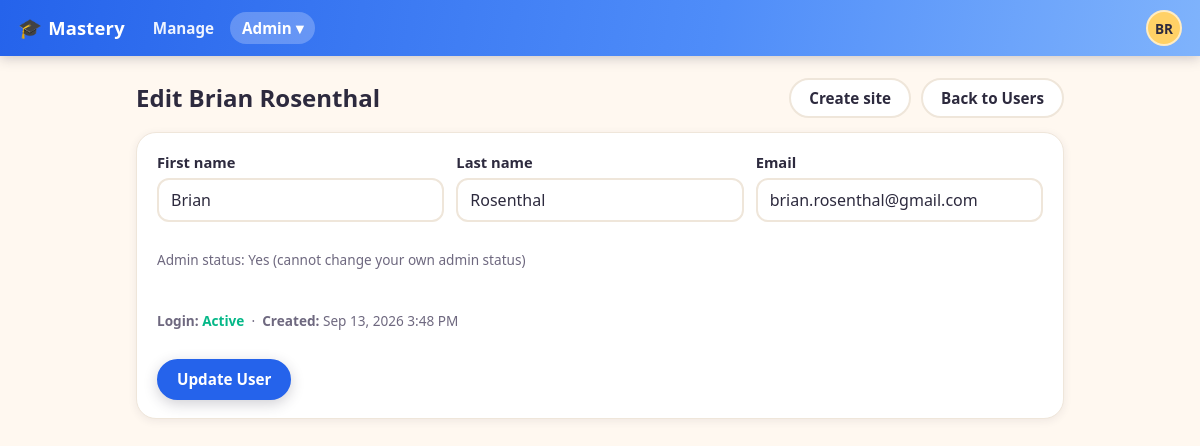
/admin/user_edit.php?id=1 (signed in), run on the app's committed database.
### tables this page shows
CREATE TABLE settings (
  id INT AUTO_INCREMENT PRIMARY KEY,
  key_name VARCHAR(191) NOT NULL UNIQUE,
  value LONGTEXT NULL,
  updated_at DATETIME NOT NULL DEFAULT CURRENT_TIMESTAMP ON UPDATE CURRENT_TIMESTAMP
);

CREATE TABLE users (
  id INT AUTO_INCREMENT PRIMARY KEY,
  first_name VARCHAR(100) NOT NULL,
  last_name VARCHAR(100) NOT NULL,
  email VARCHAR(255) DEFAULT NULL UNIQUE,
  password_hash VARCHAR(255) NOT NULL DEFAULT '',
  is_admin TINYINT(1) NOT NULL DEFAULT 0 COMMENT 'App administrator',
  email_verify_token VARCHAR(64) DEFAULT NULL,
  email_verified_at DATETIME DEFAULT NULL,
  password_reset_token_hash CHAR(64) DEFAULT NULL,
  password_reset_expires_at DATETIME DEFAULT NULL,
  created_at DATETIME NOT NULL DEFAULT CURRENT_TIMESTAMP
);

### partials.php (called while the page is built, shortened)
<?php
require_once __DIR__ . '/config.php';
require_once __DIR__ . '/settings.php';
require_once __DIR__ . '/lib/ApplicationUI.php';
function h($s) {
    return htmlspecialchars($s ?? '', ENT_QUOTES, 'UTF-8');
}
function header_html(string $title): void {
    ApplicationUI::headerHtml($title);
}
function footer_html(): void {
    ApplicationUI::footerHtml();
}

### config.php (called while the page is built, shortened)
<?php
function pdo(): PDO {
    static $pdo = null;
    if ($pdo === null) {
        $dsn = 'mysql:host=' . DB_HOST . ';dbname=' . DB_NAME . ';charset=utf8mb4';
        $options = [
            PDO::ATTR_ERRMODE => PDO::ERRMODE_EXCEPTION,
            PDO::ATTR_DEFAULT_FETCH_MODE => PDO::FETCH_ASSOC,
            PDO::ATTR_EMULATE_PREPARES => false,
        ];
        $pdo = new PDO($dsn, DB_USER, DB_PASS, $options);
    }
    return $pdo;
}
function current_user(): ?array {
    require_once __DIR__ . '/lib/UserManagement.php';
    if (!empty($_SESSION['uid'])) {
        static $user = null;
        if ($user === null) {
            $user = UserManagement::findById((int)$_SESSION['uid']) ?: false;
        }
        return $user ?: null;
    }
    return null;
}
function require_admin(): void {
    $user = current_user();
}

### lib/UserManagement.php (called while the page is built, shortened)
<?php
require_once __DIR__ . '/../config.php';
require_once __DIR__ . '/../settings.php';
class UserManagement {
    private static function pdo(): PDO {
        return pdo();
    }
    public static function findById(int $id): ?array {
        $st = self::pdo()->prepare('SELECT * FROM users WHERE id=? LIMIT 1');
        $st->execute([$id]);
        $row = $st->fetch();
        return $row ?: null;
    }
}

### settings.php (called while the page is built, shortened)
<?php
require_once __DIR__ . '/config.php';
class Settings {
    private static function pdo(): PDO {
        return pdo();
    }
    public static function get(string $key, string $default = ''): string {
        $st = self::pdo()->prepare('SELECT value FROM settings WHERE key_name = ? LIMIT 1');
        $st->execute([$key]);
        $row = $st->fetch();
        return $row ? (string)$row['value'] : $default;
    }
    public static function siteTitle(): string {
        return self::get('site_title', APP_NAME);
    }
}

### admin/user_edit.php (the view, shortened to what this page needs)
<?php
require_once __DIR__ . '/../partials.php';
require_once __DIR__ . '/../lib/UserManagement.php';
require_admin();
$userId = (int)($_GET['id'] ?? 0);
$user = UserManagement::findById($userId);
$form = [];
foreach (['first_name', 'last_name', 'email', 'is_admin'] as $field) {
    $form[$field] = $_GET[$field] ?? ($user[$field] ?? '');
}
$me = current_user();
$canEditAdmin = ((int)$user['id'] !== (int)$me['id']);
$hasPassword = ($user['password_hash'] !== '');
$userName = trim(($user['first_name'] ?? '') . ' ' . ($user['last_name'] ?? ''));
$site = SiteManagement::findByUserId($userId);
header_html('Edit ' . $userName);
?>
<div class="page-head">
  <h2>Edit <?= h($userName) ?></h2>
  <div class="actions">
    <?php if ($site): ?>
      <a class="button" href="/manage/?user_id=<?= (int)$userId ?>">Content</a>
      <a class="button" href="/manage/site_settings.php?site_id=<?= (int)$site['id'] ?>">Site settings</a>
    <?php else: ?>
      <a class="button" href="/manage/?user_id=<?= (int)$userId ?>">Create site</a>
    <?php endif; ?>
    <a class="button" href="/admin/users.php">Back to Users</a>
  </div>
</div>
<div class="card">
  <form method="post" action="/admin/user_edit_eval.php" class="stack">
    <div class="grid form-grid">
      <label>First name
        <input type="text" name="first_name" value="<?=h($form['first_name'] ?? '')?>" required>
      </label>
      <label>Last name
        <input type="text" name="last_name" value="<?=h($form['last_name'] ?? '')?>" required>
      </label>
      <label>Email
        <input type="email" name="email" value="<?=h($form['email'] ?? '')?>" required>
      </label>
    </div>
    <?php if ($canEditAdmin): ?>
      <label class="inline">
        <input type="checkbox" name="is_admin" value="1" <?= !empty($form['is_admin']) ? 'checked' : '' ?>>
        Admin user
      </label>
    <?php else: ?>
      <p class="small">Admin status: <?= !empty($user['is_admin']) ? 'Yes' : 'No' ?> (cannot change your own admin status)</p>
    <?php endif; ?>
    <p class="small">
      <strong>Login:</strong>
      <?php if (!empty($user['email_verified_at'])): ?>
        <span class="status-verified">Active</span>
      <?php elseif (!$hasPassword): ?>
        <span class="status-pending">Awaiting account activation</span>
      <?php else: ?>
        <span class="status-pending">Pending email verification</span>
      <?php endif; ?>
      &nbsp;·&nbsp; <strong>Created:</strong> <?= h(date('M j, Y g:i A', strtotime($user['created_at']))) ?>
    </p>
    <div class="actions">
      <button class="button primary" type="submit">Update User</button>
    </div>
  </form>
</div>
<?php footer_html(); ?>

### lib/ApplicationUI.php (shortened to what this page needs)
<?php
require_once __DIR__ . '/../config.php';
require_once __DIR__ . '/../settings.php';
class ApplicationUI {
    public static function staticResourceUrl(string $path): string {
        $filePath = __DIR__ . '/../' . ltrim($path, '/');
        $version = @filemtime($filePath);
        return $path . '?v=' . $version;
    }
    public static function cssLink(string $path): string {
        $url = self::staticResourceUrl($path);
        return '<link rel="stylesheet" href="' . htmlspecialchars($url, ENT_QUOTES, 'UTF-8') . '">';
    }
    public static function jsScript(string $path): string {
        $url = self::staticResourceUrl($path);
        return '<script src="' . htmlspecialchars($url, ENT_QUOTES, 'UTF-8') . '"></script>';
    }
    public static function headerHtml(string $title): void {
        $u = current_user();
        $script = $_SERVER['SCRIPT_NAME'] ?? '';
        $siteTitle = Settings::siteTitle();
        echo '<!doctype html><html><head><meta charset="utf-8"><meta name="viewport" content="width=device-width,initial-scale=1">';
        echo self::cssLink('/styles.css');
        echo '</head><body>';
        if ($u) {
            $navItems = [
                ['path' => '/manage/', 'label' => 'Manage', 'prefixes' => ['/manage/']],
            ];
            echo '<header class="topbar">';
            echo '<a class="brand" href="/manage/"><span class="brand-mark" aria-hidden="true">&#127891;</span> ' . h($siteTitle) . '</a>';
            echo '<nav class="topnav">';
            foreach ($navItems as $item) {
                $active = false;
                echo '<a href="' . h($item['path']) . '"' . ($active ? ' class="active"' : '') . '>' . h($item['label']) . '</a>';
            }
            if (!empty($u['is_admin'])) {
                $inAdmin = strpos($script, '/admin/') === 0;
                $adminItems = [
                    ['path' => '/admin/users.php', 'label' => 'Users'],
                    ['path' => '/admin/sites.php', 'label' => 'Sites'],
                    ['path' => '/admin/settings.php', 'label' => 'Settings'],
                    ['path' => '/admin/video_storage.php', 'label' => 'Video Storage'],
                    ['path' => '/admin/migrations.php', 'label' => 'Migrations'],
                    ['path' => '/admin/activity_log.php', 'label' => 'Activity Log'],
                    ['path' => '/admin/email_log.php', 'label' => 'Email Log'],
                ];
                $adminLinks = '';
                foreach ($adminItems as $item) {
                    $active = $inAdmin && basename(parse_url($item['path'], PHP_URL_PATH)) === basename($script);
                    $adminLinks .= '<a href="' . h($item['path']) . '" role="menuitem"' . ($active ? ' class="active"' : '') . '>' . h($item['label']) . '</a>';
                }
                echo '<span class="menu-wrap">'
                   . '<button type="button" id="adminToggle" class="topnav-toggle' . ($inAdmin ? ' active' : '') . '" aria-expanded="false" aria-controls="adminMenu">Admin &#9662;</button>'
                   . '<span id="adminMenu" class="popup-menu hidden" role="menu" aria-hidden="true">' . $adminLinks . '</span>'
                   . '</span>';
            }
            echo '</nav>';
            echo '<div class="topbar-right">';
            $initials = strtoupper((string)substr((string)($u['first_name'] ?? ''), 0, 1) . (string)substr((string)($u['last_name'] ?? ''), 0, 1));
            $name = trim((string)($u['first_name'] ?? '') . ' ' . (string)($u['last_name'] ?? ''));
            echo '<span class="menu-wrap">'
               . '<button type="button" id="profileToggle" class="avatar" aria-expanded="false" aria-controls="profileMenu" title="' . h($name) . '" aria-label="Account menu for ' . h($name) . '">' . h($initials) . '</button>'
               . '<span id="profileMenu" class="popup-menu popup-menu-right hidden" role="menu" aria-hidden="true">'
               .   '<a href="/profile/change_password.php" role="menuitem">Change Password</a>'
               .   '<a href="/logout.php" role="menuitem">Logout</a>'
               . '</span>'
               . '</span>';
            echo '</div>';
            echo '</header>';
            echo '<div class="content"><main>';
        } else {
            echo '<header class="topbar"><a class="brand" href="/login.php"><span class="brand-mark" aria-hidden="true">&#127891;</span> ' . h($siteTitle) . '</a></header>';
            echo '<div class="content"><main>';
        }
    }
    public static function footerHtml(): void {
        echo '</main></div>' . self::jsScript('/main.js') . '</body></html>';
    }
}

### styles.css (style rules this page uses)
:root { --color-bg: #FFF8F0; --color-surface: #FFFFFF; --color-ink: #2D2A3E; --color-ink-muted: #6E687F; --color-border: #EFE6DA; --color-primary: #2563EB; --color-primary-dark: #1D4ED8; --color-primary-light: #4F8DF9; --color-primary-lighter: #7FB3FC; --color-primary-soft: #DBEAFE; --color-accent: #FF6B6B; --color-accent-dark: #E85454; --color-success: #06D6A0; --color-success-dark: #05B888; --color-sunny: #FFD166; --color-sky: #4CC9F0; --radius: 12px; --radius-card: 20px; --shadow-card: 0 10px 30px rgba(37, 99, 235, .12); --shadow-soft: 0 2px 8px rgba(45, 42, 62, .08); --font-display: "Avenir Next", "Trebuchet MS", "Segoe UI", system-ui, -apple-system, Roboto, sans-serif; --font-mono: ui-monospace, SFMono-Regular, Menlo, Consolas, monospace; }
* { box-sizing: border-box; }
body { margin: 0; font-family: var(--font-display); background: var(--color-bg); color: var(--color-ink); line-height: 1.5; }
a { color: var(--color-primary); }
h1, h2, h3 { line-height: 1.2; }
h2 { margin: 0.4rem 0 0.8rem; }
.small { font-size: 0.85rem; color: var(--color-ink-muted); }
.topbar { display: flex; align-items: center; gap: 16px; padding: 10px 18px; background: linear-gradient(100deg, var(--color-primary) 0%, var(--color-primary-light) 60%, var(--color-primary-lighter) 100%); color: #fff; flex-wrap: wrap; position: sticky; top: 0; z-index: 20; box-shadow: 0 2px 12px rgba(45, 42, 62, .25); }
.brand { color: #fff; text-decoration: none; font-weight: 800; font-size: 1.15rem; letter-spacing: 0.2px; display: flex; align-items: center; gap: 6px; }
.brand-mark { font-size: 1.2rem; }
.topnav { display: flex; align-items: center; gap: 4px; flex-wrap: wrap; }
.topnav a, .topnav-toggle { color: rgba(255, 255, 255, 0.92); text-decoration: none; font-weight: 600; font-size: 0.95rem; padding: 6px 12px; border-radius: 999px; border: none; background: transparent; font-family: inherit; cursor: pointer; }
.topnav a.active, .topnav-toggle.active { background: rgba(255, 255, 255, 0.24); color: #fff; }
.topbar-right { margin-left: auto; display: flex; align-items: center; gap: 12px; }
.menu-wrap { position: relative; display: inline-block; }
.avatar { width: 36px; height: 36px; border-radius: 50%; border: 2px solid rgba(255, 255, 255, 0.6); background: var(--color-sunny); color: var(--color-ink); font-weight: 800; font-size: 0.85rem; cursor: pointer; display: inline-flex; align-items: center; justify-content: center; font-family: inherit; }
.content { max-width: 960px; margin: 0 auto; padding: 22px 16px 60px; }
.page-head { display: flex; align-items: center; justify-content: space-between; gap: 12px; flex-wrap: wrap; }
.page-head h2, .page-head h3 { margin: 0; }
.card { background: var(--color-surface); border-radius: var(--radius-card); border: 1px solid var(--color-border); box-shadow: var(--shadow-soft); padding: 18px 20px; margin: 14px 0; }
.stack { display: flex; flex-direction: column; gap: 14px; }
.stack label { display: flex; flex-direction: column; gap: 5px; font-weight: 600; font-size: 0.92rem; }
.grid { display: grid; gap: 12px; }
.form-grid { grid-template-columns: repeat(auto-fit, minmax(220px, 1fr)); }
.grid label { display: flex; flex-direction: column; gap: 5px; font-weight: 600; font-size: 0.92rem; }
input[type="text"], input[type="email"], input[type="password"], input[type="number"], input[type="url"], textarea, select { font-family: inherit; font-size: 1rem; padding: 9px 12px; border: 2px solid var(--color-border); border-radius: var(--radius); background: #fff; color: var(--color-ink); font-weight: 400; max-width: 100%; }
.actions { display: flex; align-items: center; gap: 10px; flex-wrap: wrap; }
.button { display: inline-flex; align-items: center; justify-content: center; gap: 6px; font-family: inherit; font-size: 0.95rem; font-weight: 700; padding: 9px 18px; border-radius: 999px; border: 2px solid var(--color-border); background: var(--color-surface); color: var(--color-ink); cursor: pointer; text-decoration: none; transition: transform 80ms ease, box-shadow 80ms ease; line-height: 1.2; }
.button.primary { background: var(--color-primary); border-color: var(--color-primary); color: #fff; box-shadow: 0 4px 14px rgba(45, 42, 62, .22); }
.status-verified { color: var(--color-success-dark); font-weight: 700; }

### data on the page
settings: value "Mastery"
users: initials "BR", userName "Brian Rosenthal", first_name "Brian", last_name "Rosenthal", email "brian.rosenthal@gmail.com", created_at "Sep 13, 2026 3:48 PM"

### other printed values
$item['label'] "Manage"
